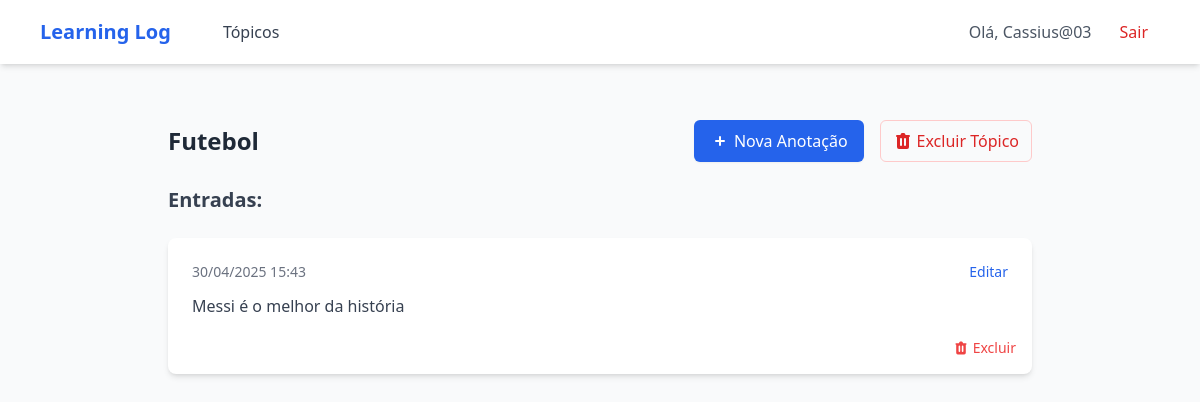
The page /topics/4/ (signed in) on the database as committed earlier.
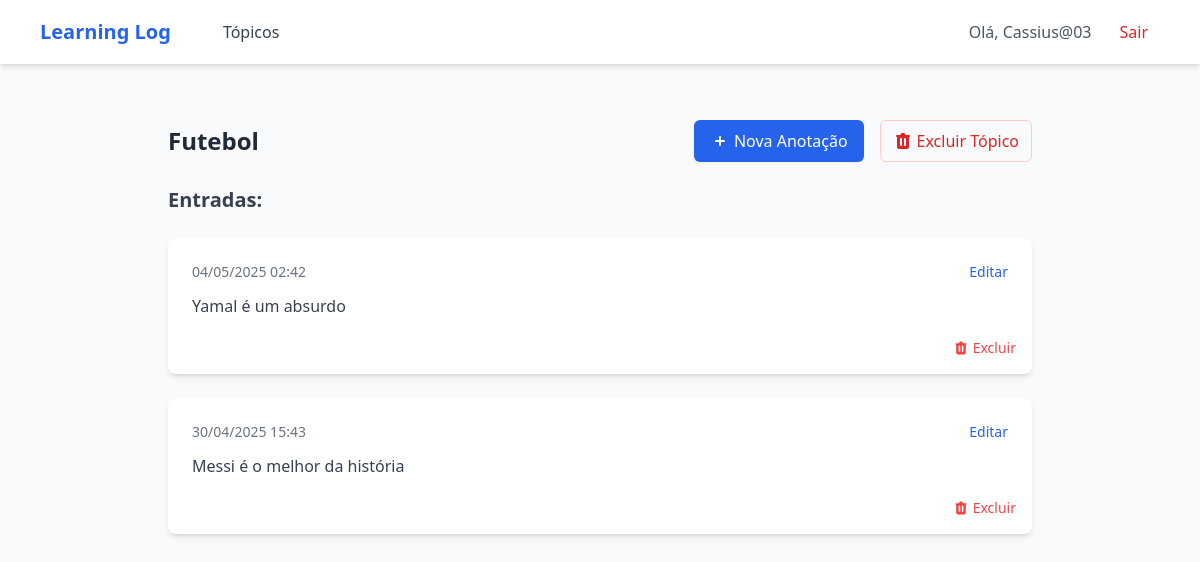
The same page on the database as committed later.
### LLog/models.py (models this page shows, shortened)
class Entry(models.Model):
    topic = models.ForeignKey(Topic, on_delete=models.CASCADE)
    text = models.TextField()
    date_added = models.DateTimeField(auto_now_add=True)
    class Meta:
        verbose_name_plural = 'entries'

### LLog/views.py (the view)
# urls.py: path('topics/<topic_id>/', views.topic, name='topic'),
@login_required
def topic(request, topic_id):
    topic = Topic.objects.get(id = topic_id)
    if topic.owner != request.user:
        raise(Http404)
    entries = topic.entry_set.order_by('-date_added')
    context = {'topic': topic,
               'entries': entries}
    return render(request,  'LLog/topic.html', context)

### LLog/models.py (called while the page is built)
    def __str__(self):
        return self.text

### LLog/templates/LLog/topic.html (shortened to what this page needs)
{% extends "LLog/base.html" %}
{% block content %}
<div class="max-w-4xl mx-auto px-4 py-8">
    <div class="flex justify-between items-center mb-6">
        <h2 class="text-2xl font-bold text-gray-800">{{ topic }}</h2>
        <div class="flex space-x-4">
            <a href="{% url 'add_entry' topic.id %}" class="flex items-center bg-blue-600 hover:bg-blue-700 text-white px-4 py-2 rounded-md shadow-sm transition duration-200">
                <svg xmlns="http://www.w3.org/2000/svg" class="h-5 w-5 mr-1" viewBox="0 0 20 20" fill="currentColor">
                    <path fill-rule="evenodd" d="M10 5a1 1 0 011 1v3h3a1 1 0 110 2h-3v3a1 1 0 11-2 0v-3H6a1 1 0 110-2h3V6a1 1 0 011-1z" clip-rule="evenodd" />
                </svg>
                Nova Anotação
            </a>
            <form action="{% url 'delete_topic' topic.id %}" method="post">
                <button type="submit"
                        class="flex items-center px-3 py-2 text-red-600 hover:text-red-800 border border-red-200 hover:bg-red-50 rounded-md transition"
                        onclick="return confirm('Tem certeza que deseja excluir este tópico e todas as suas anotações?')">
                    Excluir Tópico
                </button>
            </form>
        </div>
    </div>
    <div class="space-y-6">
        <h4 class="text-xl font-semibold text-gray-700 mb-4">Entradas:</h4>
        {% for entry in entries %}
        <div class="bg-white p-6 rounded-lg shadow-md hover:shadow-lg transition duration-200 relative">
            <div class="flex justify-between items-start mb-3">
                <span class="text-sm text-gray-500">
                    {{ entry.date_added|date:'d/m/Y H:i' }}
                </span>
                <a href="{% url 'edit_entry' entry.id %}" class="text-blue-600 hover:text-blue-800 text-sm">
                    Editar
                </a>
            </div>
            <div class="prose max-w-none text-gray-700 mb-8">
                {{ entry.text|linebreaks }}
            </div>
            <div class="absolute bottom-4 right-4">
                <form action="{% url 'delete_entry' entry.id %}" method="post">
                    <button type="submit"
                            class="text-red-500 hover:text-red-700 text-sm flex items-center"
                            onclick="return confirm('Tem certeza que deseja excluir esta anotação?')">
                        Excluir
                    </button>
                </form>
            </div>
        </div>
        {% endfor %}
    </div>
</div>
{% endblock content %}

Rows that differ between the two databases and show on the page:
added Entry: date_added "04/05/2025 02:42", text "Yamal é um absurdo"
